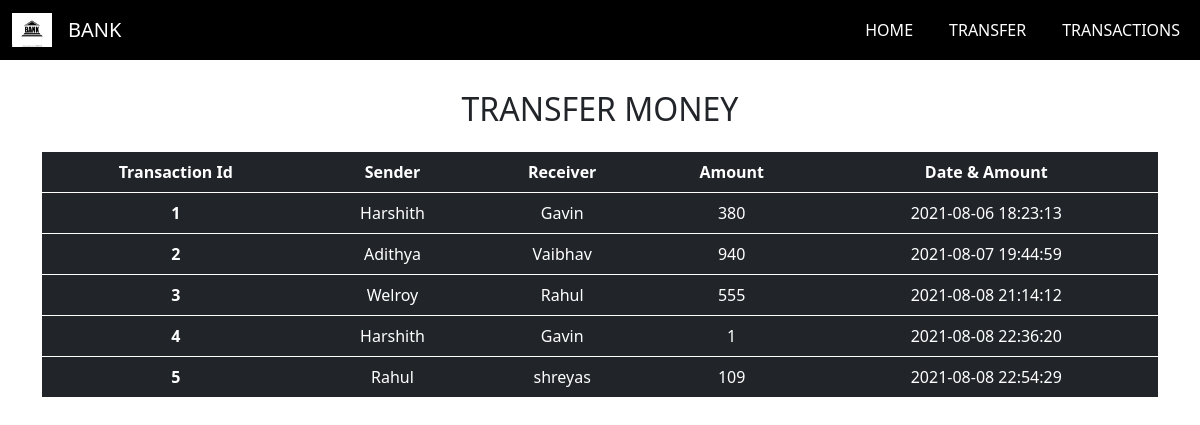
The page /history.php on the database its author committed.
### tables this page shows
CREATE TABLE `transaction` (
  `tid` int(11) NOT NULL,
  `sender` varchar(255) NOT NULL,
  `receiver` varchar(255) NOT NULL,
  `amount` int(11) NOT NULL,
  `datetime` datetime NOT NULL DEFAULT current_timestamp()
);

### history.php (the view, shortened to what this page needs)
<?php require_once 'pdo.php' ?>
<!DOCTYPE html>
<html lang="en">
  <head>
    <link
      href="https://cdn.jsdelivr.net/npm/bootstrap@5.1.0/dist/css/bootstrap.min.css"
      rel="stylesheet"
    />
    <link rel="stylesheet" href="index.css" />
  </head>
  <body>
  <?php require "nav.php" ?>
    <div class="container">
      <h2 class="text-center text-uppercase mb-4">Transfer Money</h2>
      <div class="table-responsive">
        <table class="table table-responsive table-dark border-white text-center">
          <thead>
            <tr>
              <th scope="col">Transaction Id</th>
              <th scope="col">Sender</th>
              <th scope="col">Receiver</th>
              <th scope="col">Amount</th>
              <th scope="col">Date & Amount</th>
            </tr>
          </thead>
          <?php
          $stmt = $pdo->query("SELECT * FROM transaction");
          while ($row = $stmt->fetch(PDO::FETCH_ASSOC)) {
          ?>
          <tbody>
            <tr>
              <th scope="row"><?php echo $row['tid'] ?></th>
              <td><?php echo $row['sender'] ?></td>
              <td><?php echo $row['receiver'] ?></td>
              <td><?php echo $row['amount'] ?></td>
              <td><?php echo $row['datetime'] ?></td>
            </tr>
          </tbody>
          <?php } ?>
        </table>
      </div>
    </div>
  </body>
</html>

### index.css (style rules this page uses)
* { margin: 0; padding: 0; box-sizing: border-box; }
.container { margin-top: 30px; }

### rows shown on the page
transaction: tid "1", sender "Harshith", receiver "Gavin", amount "380", datetime "2021-08-06 18:23:13"
transaction: tid "2", sender "Adithya", receiver "Vaibhav", amount "940", datetime "2021-08-07 19:44:59"
transaction: tid "3", sender "Welroy", receiver "Rahul", amount "555", datetime "2021-08-08 21:14:12"
transaction: tid "4", sender "Harshith", receiver "Gavin", amount "1", datetime "2021-08-08 22:36:20"
transaction: tid "5", sender "Rahul", receiver "shreyas", amount "109", datetime "2021-08-08 22:54:29"
